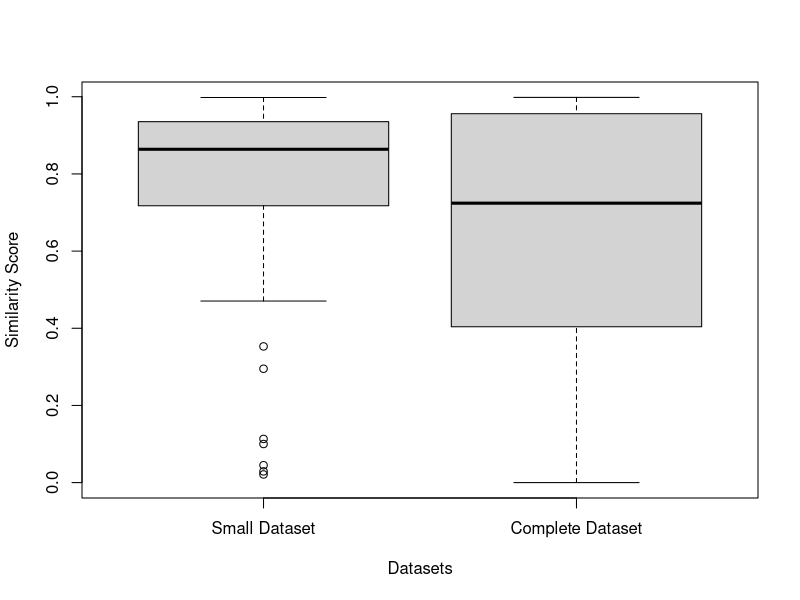

R code for this plot:
## ---- chunk 1
knitr::opts_chunk$set(echo = TRUE)
knitr::opts_chunk$set(fig.width=5, fig.height=5, fig.path='./figures/', dev=c('png', 'pdf'))

library(sqldf)
library(xtable)
## ---- chunk 2
full_ds <- read.csv("sample_final_ds.csv", head=T, sep=',')

colnames(full_ds)
nrow(full_ds)

# "sha256"      "family"      "malware"     "apidetected" "similarity"
## ---- chunk 3
summary(full_ds$similarity)
## ---- chunk 4
sqldf("select malware, count(*) from full_ds group by malware")
## ---- chunk 5
sqldf("select apidetected, count(*) from full_ds group by apidetected")
## ---- chunk 6

tp <- sqldf("select * from full_ds where malware = 'True' and apidetected = 'True'" )

fp <- sqldf("select * from full_ds where malware = 'False' and apidetected = 'True'" )

fn <- sqldf("select * from full_ds where malware = 'True' and apidetected = 'False'" )

precision = nrow(tp) / (nrow(tp) + nrow(fp))

recall = nrow(tp) / (nrow(tp) + nrow(fn))

fscore = 2 * (precision*recall) / (precision + recall)

precision
recall
fscore
## ---- chunk 7
sqldf("select family, count(*) from full_ds group by family")


sqldf("select malware, apidetected, count(*) 
       from full_ds 
       where family = 'gappusin'
       group by malware, apidetected")

sqldf("select count(distinct family) from full_ds")


sqldf("select count(*) from full_ds where family = 'None'")

families <- sqldf("select family, count(*) as Total 
                   from full_ds where family != 'None'
                   group by family 
                  order by 2 desc")

sqldf("select family, total*100.0/662.0
       from families 
       group by family
       order by 2 desc")
## ---- chunk 8
small_ds <- read.csv("samples_DL_final_ds.csv", head=T, sep=',')

colnames(full_ds)
nrow(full_ds)

# "sha256"      "family"      "malware"     "apidetected" "similarity"

summary(small_ds$similarity)

rp <- sqldf("select count(*) from small_ds where malware = 'True'")

tp <- sqldf("select * from small_ds where malware = 'True' and apidetected = 'True'" )

fp <- sqldf("select * from small_ds where malware = 'False' and apidetected = 'True'" )

fn <- sqldf("select * from small_ds where malware = 'True' and apidetected = 'False'" )


precision = nrow(tp) / (nrow(tp) + nrow(fp))

recall = nrow(tp) / (nrow(tp) + nrow(fn))

fscore = 2 * (precision*recall) / (precision + recall)

precision
recall
fscore

sqldf("select count(*) from small_ds where family = 'None'")

families <- sqldf("select family, count(*) as Total 
                   from small_ds where family != 'None'
                   group by family 
                  order by 2 desc")

sqldf("select family, total*100.0/69.0
       from families 
       order by 2 desc")

sqldf("select malware, apidetected, count(*) 
       from small_ds 
       group by malware, apidetected")
## ---- chunk 9
summary(small_ds$similarity)
summary(full_ds$similarity)

sd(small_ds$similarity)
sd(full_ds$similarity)


sds <- sqldf("select similarity, 'Small Dataset' as dataset from small_ds") 
cds <- sqldf("select similarity, 'Complete Dataset' as dataset from full_ds") 

ds <- rbind(sds, cds)

ds$dataset <- factor(ds$dataset , levels=c("Small Dataset", "Complete Dataset"))


boxplot(similarity~dataset, data = ds, xlab="Datasets", ylab="Similarity Score")
## ---- chunk 10
s1 <- sqldf("select ds.*, 1 as h1 
             from full_ds ds 
             where (malware = 'True' and apidetected = 'True') or 
                   (malware = 'False' and apidetected = 'False')")

s2 <- sqldf("select ds.*, 0 as h1 
             from full_ds ds
             where (malware = 'True' and apidetected = 'False') or 
                   (malware = 'False' and apidetected = 'True')")

ds <- rbind(s1, s2)


ds$h1 <- as.factor(ds$h1)


nrow(ds)

sqldf("select h1, count(*) from ds group by h1")

model <- glm(h1~similarity, data=ds, family = "binomial")

summary(model)
## ---- chunk 11
set.seed(123)

km.res <- kmeans(ds$similarity, 5)

print(km.res)

dd <- cbind(ds, cluster = km.res$cluster)

head(dd)

s1 <- sqldf("select cluster, count(*) as total from dd group by cluster")
s2 <- sqldf("select cluster, count(*) as hits from dd where h1 = 1 group by cluster")

dd = merge(s1, s2)

dd["Percent"] = dd$hits * 100 / dd$total

dd 

## 1 0.1119763
## 2 0.8261275
## 3 0.9653697
## 4 0.4371995
## 5 0.6751769

cs = data.frame("cluster" = c(1,2,3,4,5), 
                "averageSimilarity" = c(0.11, 0.82, 0.96, 0.43, 0.67))

cs = merge(dd, cs)

colnames(cs)

xtable(sqldf("select cluster, averageSimilarity, total, hits, percent 
              from cs 
              order by averageSimilarity"))
